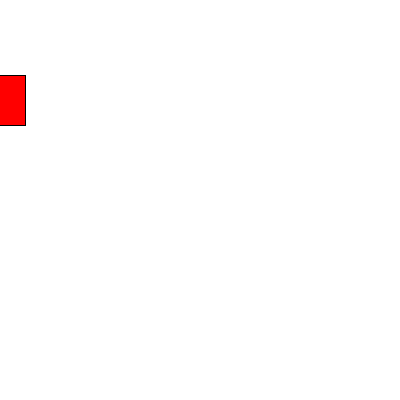
Frame 1 (no input)
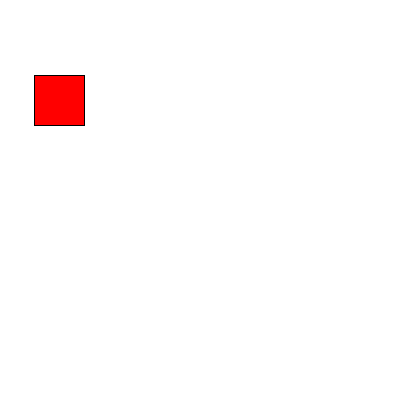
Frame 60 (the mouse pressed at the canvas centre just before this capture)
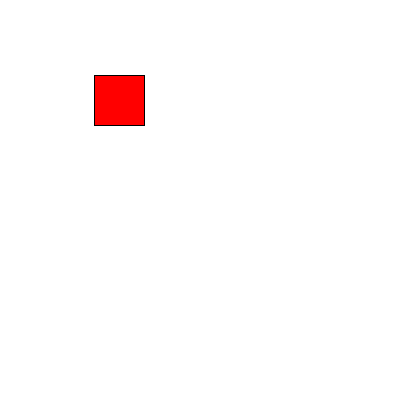
Frame 120 (the mouse held since frame 60 and released just before this capture)

The Processing sketch that drew these frames (run headless with seeded random() and noise(); from frame 60 on, the mouse is pressed at the canvas centre):

// Processing sketch: function_red_square_challenge
// ── function_red_square_challenge.pde

// rewrite this with 3 custom functions
float x = 0;

void setup() {
 size(400, 400); 
}


void draw() {
  
  background(255);
  
  fill(255, 0, 0);
  rectMode(CENTER);
  rect(x, 100, 50, 50);
  
  x = x + 1;
  
  if (x > 200) {
   x = 100; 
  }
}
